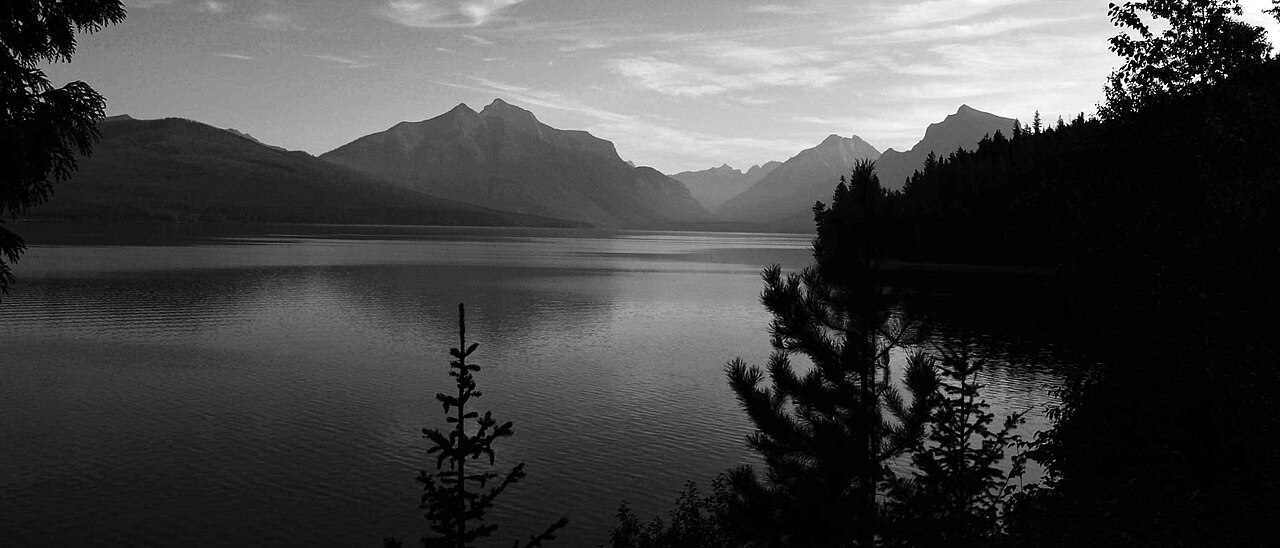
#> input picture tests/fixtures/color_correction/d60_03r/real_mountain_lake_landscape.jpg, 1280 x 548 px; its folder holds only this picture in this run
$ python -i jpg_large_search.py   (imports and definitions only)   (older library calls are emulated)
#> lines starting #> are read from the running program, lines starting #| are printed output that depends on the picture
#> further down, picture is the input picture: PIL image 1280x548 L; min 0, max 255, mean 69.2
"""Native-resolution ROI hints for large JPEG search; never a delivery gate."""
from __future__ import annotations

import io
import time
from contextlib import ExitStack
from typing import Any

import cv2
import numpy as np
from PIL import Image

from .jpg_quality_gate import _metric_checks, measure_jpg_pixels, prepare_jpg_source_analysis

ROI_SIDE = 256
REPRESENTATIVE_GRID = 8
COARSE_QUALITIES = (96, 92, 88, 84, 80, 76, 72, 64, 56, 48, 40, 32, 24, 16, 8, 1)


# [11 lines left out: function native_source_hf_mean, not called in this run]


def select_native_rois(image: Image.Image) -> list[dict[str, Any]]:
    """Scan native pixels, retaining high-risk and representative regions.

    Origins are MCU-aligned for both 4:4:4 and 4:2:0. No resize is used in
    selection or measurement; the role names are signal heuristics, not OCR.
    """
    rgb = image.convert("RGB")
    width, height = rgb.size
#> width = 1280; height = 548
    tiles = []
    # Bounded scan count with native 256-pixel windows, including each border.
    xs = sorted({min(max(0, width - ROI_SIDE) // 16 * 16, x // 16 * 16)
                 for x in np.linspace(0, max(0, width - ROI_SIDE), min(12, max(1, width // ROI_SIDE)), dtype=int)})
#> xs = [0, 256, 512, 768, 1024]
    ys = sorted({min(max(0, height - ROI_SIDE) // 16 * 16, y // 16 * 16)
                 for y in np.linspace(0, max(0, height - ROI_SIDE), min(12, max(1, height // ROI_SIDE)), dtype=int)})
#> ys = [0, 288]
    for y in ys:
        for x in xs:
            box = (int(x), int(y), int(min(width, x + ROI_SIDE)), int(min(height, y + ROI_SIDE)))
            crop = rgb.crop(box)
            array = np.asarray(crop, dtype=np.uint8)
            gray = cv2.cvtColor(array, cv2.COLOR_RGB2GRAY).astype(np.float32)
            gradient = cv2.magnitude(cv2.Sobel(gray, cv2.CV_32F, 1, 0), cv2.Sobel(gray, cv2.CV_32F, 0, 1))
            smooth = float(np.mean(gradient <= 4))
            edge = float(np.mean(gradient >= 40))
            texture = float(np.mean(np.abs(cv2.Laplacian(gray, cv2.CV_32F))))
            spread = float(np.std(gray))
            chroma = array.astype(np.float32).max(axis=2) - array.astype(np.float32).min(axis=2)
            color_edge = float(np.mean(np.abs(np.diff(chroma, axis=1))))
            tiles.append({"box": box, "image": crop, "scores": {
                "text_fine_line": edge * (smooth + 0.1),
                "high_frequency": texture,
                "gradient": smooth * min(spread, 32.0),
                "photo": spread / (1.0 + abs(edge - 0.15) * 5),
                "color_edge": color_edge,
            }})
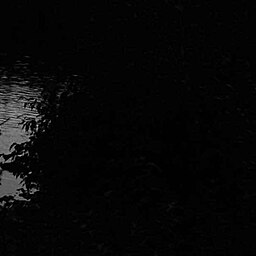
#> array: shape (256, 256, 3); min 0, max 212, mean 7.1
#> chroma: shape (256, 256) float32; every value is 0
#> after the loop, tiles = 10 items
    selected = []
    used = set()
    for role in ("text_fine_line", "high_frequency", "gradient", "photo", "color_edge"):
        remaining = [tile for tile in tiles if tile["box"] not in used]
        if not remaining:
            break
        tile = max(remaining, key=lambda item: item["scores"][role])
        used.add(tile["box"])
        selected.append({"role": role, "box": tile["box"], "image": tile["image"]})
#> after the loop, selected = 5 items; used = 5 items
    return selected


# [120 lines left out: function plan_large_jpg_search, not called in this run]

>>> from PIL import Image
>>> picture = Image.open('../../tests/fixtures/color_correction/d60_03r/real_mountain_lake_landscape.jpg')
>>> result = select_native_rois(picture)
#> result = 5 items

$ run again, on tests/fixtures/color_correction/d60_03r/real_sunset_landscape.jpg
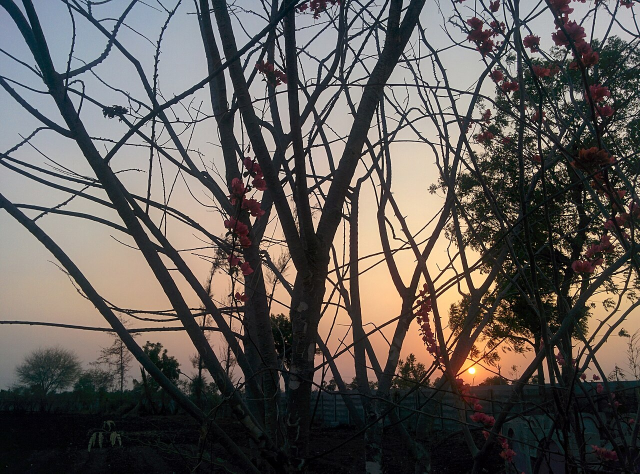
#> input picture tests/fixtures/color_correction/d60_03r/real_sunset_landscape.jpg, 1280 x 947 px (shown at 1/2 size)
#> picture is the input picture: PIL image 1280x947 RGB; mean R, G, B 95.6, 90.1, 86.1
#> after the loop in select_native_rois, `for y in ys:`:
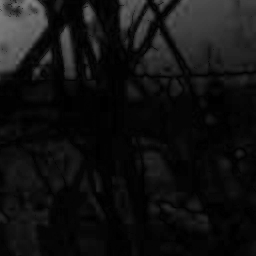
#> chroma: shape (256, 256) float32; min 0, max 128, mean 17.3
#> after the loop in select_native_rois, `for y in ys:`:
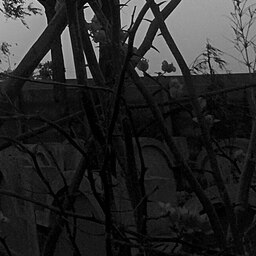
#> gray: shape (256, 256) float32; min 0, max 244, mean 39.8
#> after the loop in select_native_rois, `for y in ys:`: tiles = 15 items
#> after the loop in select_native_rois, `for role in ("text_fine_line", "high_frequency", "gradient", "photo", ..`: selected = 5 items
